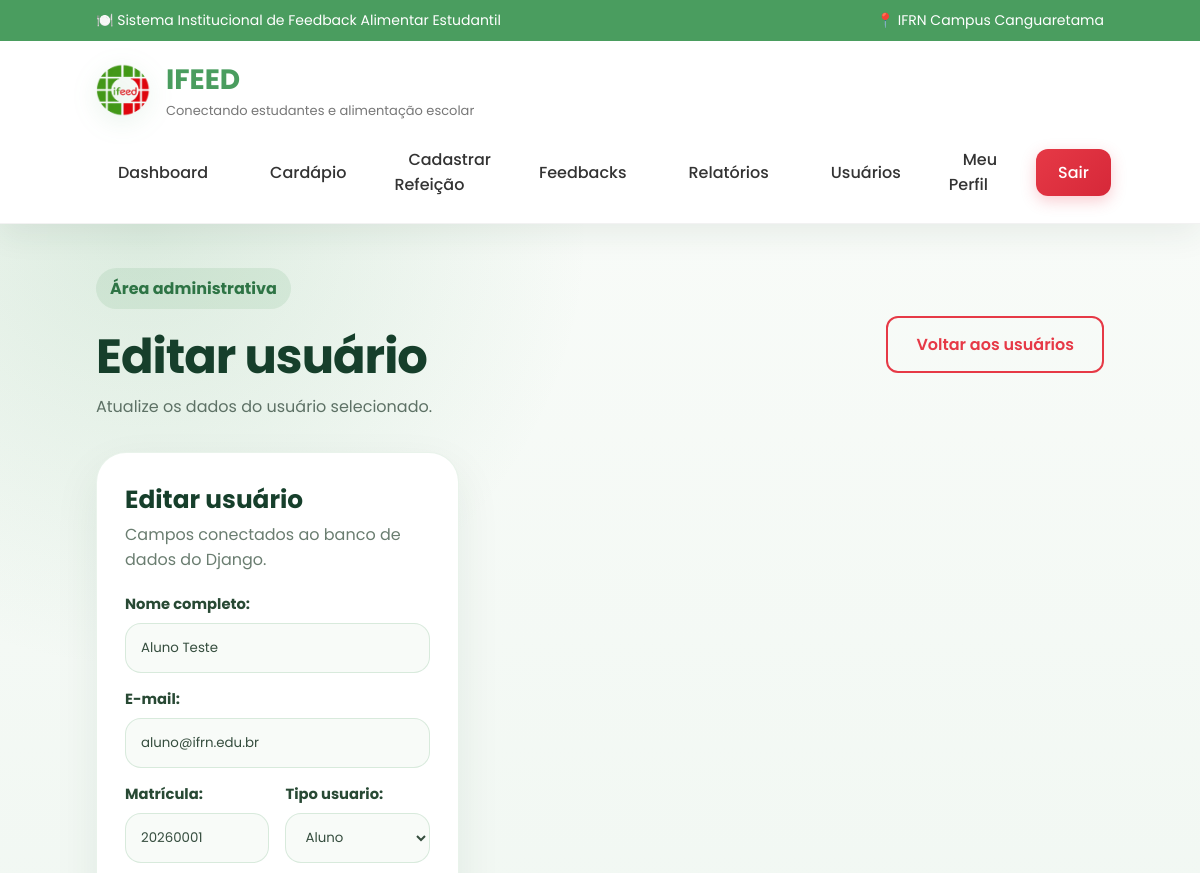
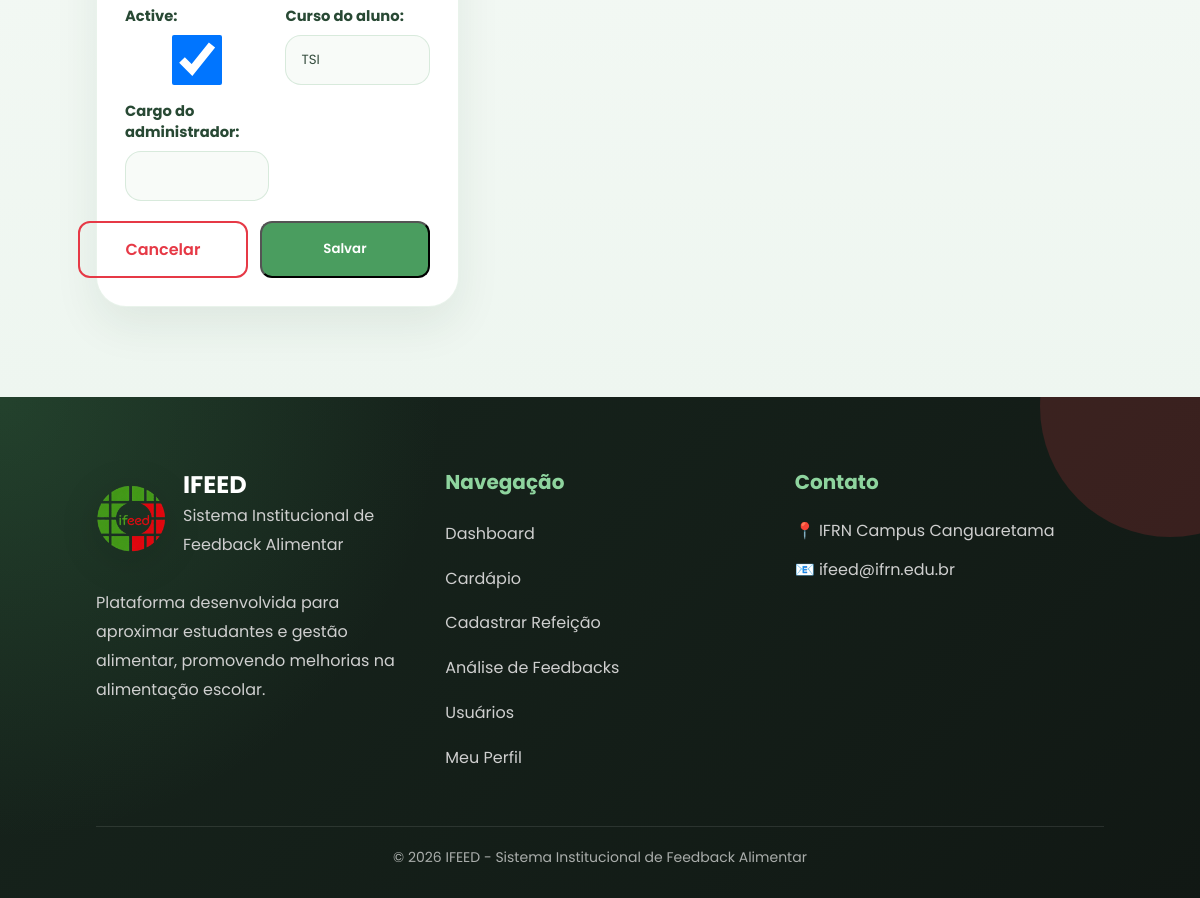
The page /usuarios/2/editar/ (signed in) on the database its author committed (2 pictures, top to bottom).
### apps/usuarios/models.py (models this page shows, shortened)
class Usuario(AbstractUser):
    class TipoUsuario(models.TextChoices):
        ALUNO = 'ALUNO', 'Aluno'
        ADMIN = 'ADMIN', 'Administrador'
    username = None
    nome = models.CharField('nome completo', max_length=100)
    email = models.EmailField('e-mail', unique=True)
    matricula = models.CharField('matrícula', max_length=30, unique=True, null=True, blank=True)
    tipo_usuario = models.CharField(max_length=10, choices=TipoUsuario.choices, default=TipoUsuario.ALUNO)
    criado_em = models.DateTimeField(auto_now_add=True)
    atualizado_em = models.DateTimeField(auto_now=True)
    USERNAME_FIELD = 'email'
    REQUIRED_FIELDS = ['nome']
    objects = UsuarioManager()
    class Meta:
        db_table = 'usuario'
        verbose_name = 'usuário'
        verbose_name_plural = 'usuários'

class Aluno(models.Model):
    usuario = models.OneToOneField(Usuario, on_delete=models.CASCADE, related_name='aluno')
    curso = models.CharField(max_length=100, blank=True, default='Não informado')
    class Meta:
        db_table = 'aluno'
        verbose_name = 'aluno'
        verbose_name_plural = 'alunos'

### apps/usuarios/decorators.py (the view)
    @login_required
    def wrapper(request, *args, **kwargs):
        if getattr(request.user, 'tipo_usuario', None) != 'ADMIN':
            messages.error(request, 'Acesso permitido apenas para administradores.')
            return redirect('dashboard')
        return view_func(request, *args, **kwargs)

### apps/usuarios/forms.py (shortened to what this page needs)
class UsuarioUpdateForm(forms.ModelForm):
    curso = forms.CharField(max_length=100, required=False, label='Curso do aluno')
    cargo = forms.CharField(max_length=100, required=False, label='Cargo do administrador')
    class Meta:
        model = Usuario
        fields = ['nome', 'email', 'matricula', 'tipo_usuario', 'is_active', 'curso', 'cargo']

### templates/usuarios_form.html (shortened to what this page needs)
{% extends 'base.html' %}
{% load static %}
{% block extra_css %}<link rel="stylesheet" href="{% static 'estilos/usuarios.css' %}">{% endblock %}
{% block content %}
<main class="users-page">
    <section class="users-hero">
        <div>
            <span class="users-tag">Área administrativa</span>
            <h1>{{ titulo }}</h1>
            <p>Atualize os dados do usuário selecionado.</p>
        </div>
        <a href="{% url 'usuarios:listar' %}" class="btn-secondary">Voltar aos usuários</a>
    </section>
    <section class="users-layout">
        <aside class="user-form-card" style="position:static;">
            <div class="form-card-header">
                <h2>{{ titulo }}</h2>
                <p>Campos conectados ao banco de dados do Django.</p>
            </div>
            <form method="post">
                <div class="form-grid">
                    {% for field in form %}
                        <div class="form-group {% if field.name == 'nome' or field.name == 'email' %}full{% endif %}">
                            {{ field.label_tag }}
                            {{ field }}
                        </div>
                    {% endfor %}
                </div>
                <div class="user-form-actions">
                    <a href="{% url 'usuarios:listar' %}" class="btn-secondary">Cancelar</a>
                    <button type="submit" class="btn-primary">Salvar</button>
                </div>
            </form>
        </aside>
    </section>
</main>
{% endblock %}

### static/estilos/index.css (style rules this page uses)
* { margin: 0; padding: 0; box-sizing: border-box; font-family: 'Poppins', sans-serif; }
body { background-color: #f5f5f5; color: #333; }
.btn-primary, .btn-secondary { text-decoration: none; padding: 14px 28px; border-radius: 12px; font-weight: 600; transition: 0.3s; min-width: 170px; text-align: center; }
.btn-primary { background: #4A9D5F; color: white; }
.btn-secondary { border: 2px solid #E63946; color: #E63946; }

### static/estilos/usuarios.css (style rules this page uses)
.users-page { min-height: 100vh; background: radial-gradient(circle at 12% 0%, rgba(74, 157, 95, .16), transparent 30%), linear-gradient(180deg, #f8fbf8, #eef6f0); padding: 44px 8% 90px; }
.users-hero { display: flex; align-items: center; justify-content: space-between; gap: 24px; margin-bottom: 30px; }
.users-tag { display: inline-block; padding: 8px 14px; background: rgba(74, 157, 95, .12); color: #2e7445; border-radius: 999px; font-weight: 700; margin-bottom: 12px; }
.users-hero h1 { color: #163f2b; font-size: clamp(2rem, 4vw, 3.2rem); letter-spacing: -1px; }
.users-hero p { color: #5d7165; line-height: 1.8; max-width: 760px; }
.users-layout { display: grid; grid-template-columns: minmax(320px, .85fr) minmax(0, 1.45fr); gap: 26px; align-items: start; }
.user-form-card, .users-list-card { background: #fff; border-radius: 30px; padding: 28px; border: 1px solid rgba(74, 157, 95, .12); box-shadow: 0 18px 45px rgba(23, 67, 42, .08); }
.user-form-card { position: sticky; top: 24px; }
.form-card-header, .list-header { margin-bottom: 22px; }
.form-card-header h2, .list-header h2 { color: #163f2b; font-size: 1.55rem; }
.form-card-header p, .list-header p { color: #6a7d70; margin-top: 4px; }
.form-grid { display: grid; grid-template-columns: repeat(2, minmax(0, 1fr)); gap: 16px; }
.form-group.full { grid-column: 1 / -1; }
.form-group { display: flex; flex-direction: column; gap: 8px; }
.form-group label { color: #284934; font-weight: 700; font-size: .92rem; }
.form-group input, .form-group select, .users-search input { width: 100%; min-height: 50px; border-radius: 16px; border: 1px solid rgba(74, 157, 95, .18); background: #f8fbf8; padding: 13px 15px; outline: none; color: #354d3e; font-family: 'Poppins', sans-serif; transition: .25s ease; }
.user-form-actions { display: flex; justify-content: flex-end; gap: 12px; margin-top: 20px; }

### rows shown on the page
Usuario: form "Aluno Teste" "aluno@ifrn.edu.br" "20260001" "Aluno" "☑"
Aluno: form "TSI"

### other values the page prints
{{ titulo }} "Editar usuário"
{{ field.label_tag }} "Nome completo:" "E-mail:" "Matrícula:" "Tipo usuario:" "Active:" "Curso do aluno:" "Cargo do administrador:"
